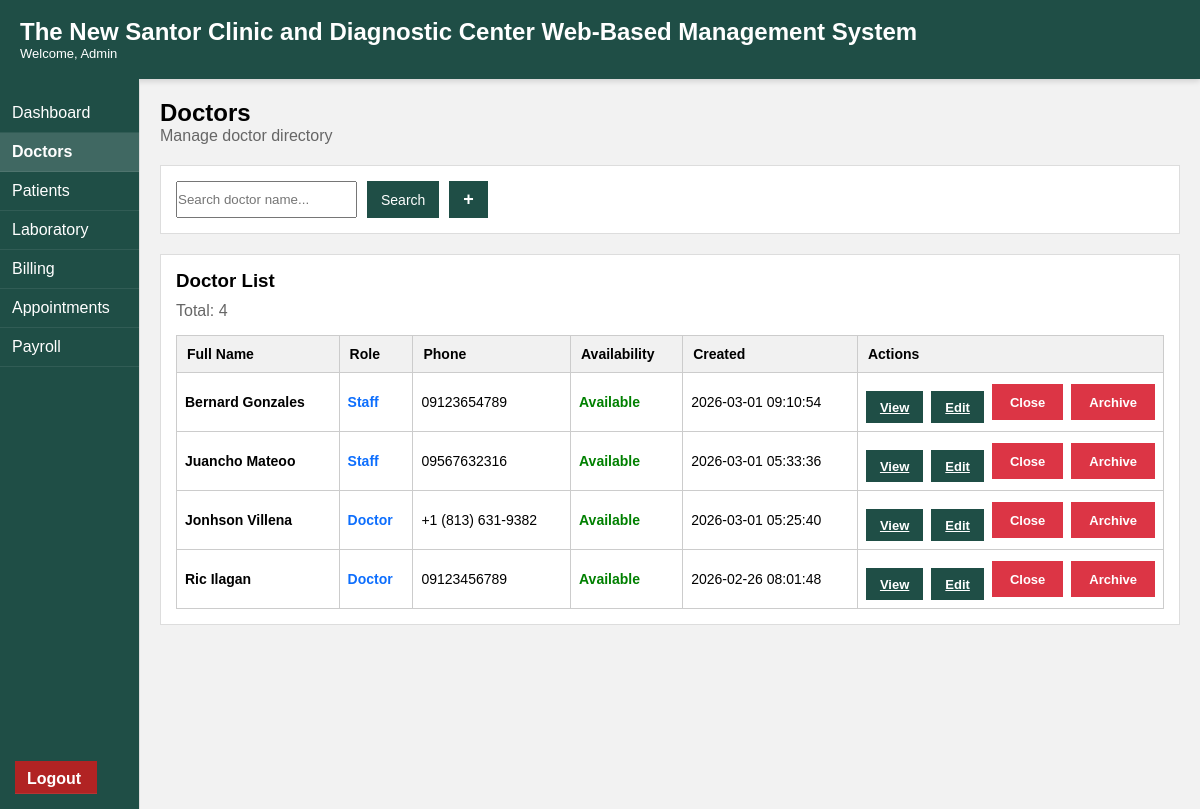
The page /doctors/index.php (signed in) on the database its author committed.
### tables this page shows
CREATE TABLE `doctors` (
  `id` int(11) NOT NULL,
  `full_name` varchar(150) NOT NULL,
  `phone` varchar(30) DEFAULT NULL,
  `is_available` tinyint(1) NOT NULL DEFAULT 1,
  `created_at` timestamp NOT NULL DEFAULT current_timestamp(),
  `user_id` int(11) NOT NULL
);

CREATE TABLE `users` (
  `id` int(11) NOT NULL,
  `full_name` varchar(120) NOT NULL,
  `username` varchar(60) NOT NULL,
  `password` varchar(255) NOT NULL,
  `role` enum('admin','staff','lab','doctor') NOT NULL DEFAULT 'lab',
  `created_at` timestamp NOT NULL DEFAULT current_timestamp()
);

### doctors/index.php (the view, shortened to what this page needs)
<?php
require_once __DIR__ . "/../../includes/config.php";
$loggedUser = $_SESSION['user'] ?? null;
$role = $loggedUser['role'] ?? '';
$q = trim($_GET['q'] ?? '');
if ($role === 'admin') {
    $stmt = $pdo->prepare("
        SELECT
            d.id,
            u.full_name,
            LOWER(u.role) AS role,
            d.phone,
            d.is_available,
            u.created_at
        FROM doctors d
        INNER JOIN users u ON u.id = d.user_id
        WHERE u.full_name LIKE :q
        ORDER BY d.id DESC
    ");
    $stmt->execute([':q' => "%{$q}%"]);
    $doctors = $stmt->fetchAll();
}
?>
<h2>Doctors</h2>
<p style="color:#666;margin-bottom:20px;">Manage doctor directory</p>
<?php if ($role === 'admin'): ?>
<div class="card" style="margin-bottom:20px;">
<form method="get" style="display:flex; gap:10px; flex-wrap:wrap;">
<input
type="text"
name="q"
value="<?= htmlspecialchars($q) ?>"
placeholder="Search doctor name..."
class="input"
style="max-width:300px;"
>
<button class="btn-search" type="submit">
Search
</button>
<a class="btn-add"
href="/clinic_db/public/doctors/create.php"
title="Add Doctor">
+
</a>
</form>
</div>
<?php endif; ?>
<div class="card">
<h3 style="margin-bottom:10px;">
Doctor List
</h3>
<p style="color:#666;margin-bottom:15px;">
Total: <?= count($doctors) ?>
</p>
<div class="table-wrap">
<table>
<thead>
<tr>
<th>Full Name</th>
<th>Role</th>
<th>Phone</th>
<th>Availability</th>
<th>Created</th>
<th style="width:220px;">Actions</th>
</tr>
</thead>
<tbody>
<?php foreach ($doctors as $d): ?>
<tr>
<td>
<b><?= htmlspecialchars($d['full_name']) ?></b>
</td>
<td>
<span style="color:#0d6efd;font-weight:600;">
<?= htmlspecialchars(ucfirst($d['role'])) ?>
</span>
</td>
<td>
<?= htmlspecialchars($d['phone'] ?? '-') ?>
</td>
<td>
<?php if ($d['is_available']): ?>
<span style="color:green;font-weight:600;">
Available
</span>
<?php else: ?>
<span style="color:red;font-weight:600;">
Unavailable
</span>
<?php endif; ?>
</td>
<td>
<?= htmlspecialchars($d['created_at']) ?>
</td>
<td>
<div class="actions">
<?php if ($role === 'admin' || ($role === 'doctor' && $d['id'])): ?>
<a class="btn-save btn-sm"
href="view.php?id=<?= $d['id'] ?>">
View
</a>
<?php endif; ?>
<?php if ($role === 'admin'): ?>
<a class="btn-save btn-sm"
href="edit.php?id=<?= $d['id'] ?>">
Edit
</a>
<?php if ($d['is_available']): ?>
<a class="btn-decline btn-sm"
href="?toggle=<?= (int)$d['id'] ?>"
onclick="return confirm('Mark this doctor as Unavailable?')">
Close
</a>
<?php endif; ?>
<a class="btn-decline btn-sm"
href="archive.php?id=<?= (int)$d['id'] ?>"
onclick="return confirm('Archive this doctor?')">
Archive
</a>
<?php endif; ?>
</div>
</td>
</tr>
<?php endforeach; ?>
</tbody>
</table>
</div>
</div>
<?php
require_once __DIR__ . "/../../includes/layout.php";
?>

### clinic/assets/css/clinic.css (style rules this page uses)
* { box-sizing: border-box; margin: 0; padding: 0; font-family: Arial, Helvetica, sans-serif; }
html, body { height: 100%; }
body { background-color: #f2f2f2; position: relative; }
body::before { content: ""; position: fixed; inset: 0; background-image: url('../img/logo.png'); background-repeat: repeat; background-size: 200px; opacity: 0.05; z-index: -1; pointer-events: none; }
.card { border: 1px solid #ddd; padding: 15px; margin-bottom: 20px; background: #fff; }
.table-wrap { overflow-x: auto; }
table { width: 100%; border-collapse: collapse; font-size: 14px; }
th { background: #f1f1f1; text-align: left; padding: 10px; border: 1px solid #ccc; }
td { padding: 8px; border: 1px solid #ccc; }
.btn-search { background: #1f4e46; color: #fff; border: none; padding: 8px 14px; font-size: 14px; cursor: pointer; transition: 0.2s ease; }
.btn-add { background: #1f4e46; color: #fff; border: none; padding: 8px 14px; font-size: 18px; font-weight: bold; text-decoration: none; display: inline-block; cursor: pointer; transition: 0.2s ease; }
.btn-save { display: inline-flex; align-items: center; justify-content: center; height: 36px; padding: 0 18px; background: #1f4e46; color: #ffffff; font-size: 13px; font-weight: 600; border: none; cursor: pointer; transition: 0.2s ease; }
.btn-sm { height: 32px; padding: 0 14px; font-size: 13px; }
.btn-decline { display: flex; align-items: center; justify-content: center; height: 36px; padding: 0 18px; background: #dc3545; color: #ffffff; font-size: 13px; font-weight: 600; border: none; text-decoration: none; cursor: pointer; }
.actions { display: inline-flex; align-items: center; gap: 8px; }
.btn-save { margin-top: 10px; }

### rows shown on the page
doctors: user.full_name "Bernard Gonzales", role "Staff", phone "09123654789", is_available "Available", user.created_at "2026-03-01 09:10:54"
doctors: user.full_name "Juancho Mateoo", role "Staff", phone "09567632316", is_available "Available", user.created_at "2026-03-01 05:33:36"
doctors: user.full_name "Jonhson Villena", role "Doctor", phone "+1 (813) 631-9382", is_available "Available", user.created_at "2026-03-01 05:25:40"
doctors: user.full_name "Ric Ilagan", role "Doctor", phone "09123456789", is_available "Available", user.created_at "2026-02-26 08:01:48"

### other values the page prints
$_SESSION['user']['name'] "Admin"
count($doctors) "4"
